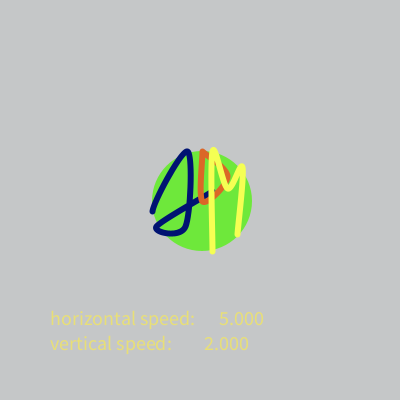
Frame 1 (no input)
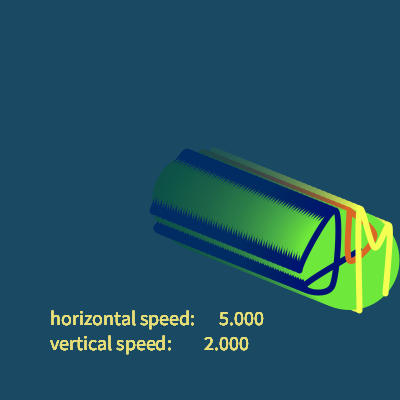
Frame 60 (the mouse pressed at the canvas centre just before this capture)
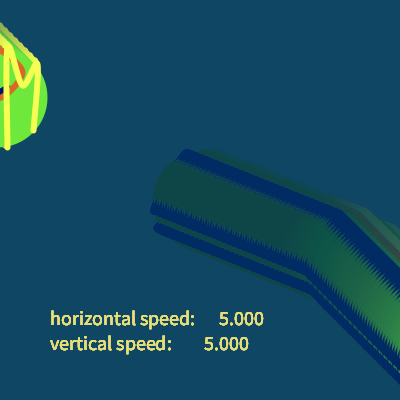
Frame 120 (the mouse held since frame 60 and released just before this capture)

The Processing sketch that drew these frames (run headless with seeded random() and noise(); from frame 60 on, the mouse is pressed at the canvas centre):

// Processing sketch: processing_38681
// ── processing_38681.pde

//homework7
//copyright Joel McCullough Pittsburgh PA 15221
//instructions:
//move cursor to manipulate the shape movement
//press any key to resest
float x,y,dia, deltaX,deltaY,velocityX,velocityY,distanceX,distanceY;
color col;
void setup()
{
  size(400,400);
  x = width/2;
  y = height/2;
  deltaX=4;
  deltaY=2;
  col = color(0,62,74,9);
  dia=100;
  noCursor();
  strokeWeight(6);
   
}
 
void draw()
{
  prepScreen();
  moveCircle();
  drawCircle();  
  printtext();
}
void reset()//reset the motion
{
  if(keyPressed == true)
  {
    x=width/2;
    y=height/2;
    deltaX=0;
    deltaY=0;
  }
   
}
void showVelocity()//calculate the velocity
{
  velocityX = deltaX;
  velocityY = deltaY;
   
  distanceX= dist(x,y,width,y);
  distanceY= dist(x,y,x,height);
   
    text( velocityX ,215,325);
    text( velocityY,200,350);
   
  
}
void printtext()
{
  fill(232,223,119);
  textSize(20);
  text("vertical speed:",width*1/8,height*7/8);
  text("horizontal speed:",width*1/8,height*13/16);
  showVelocity();
  reset();
   
}
 
 void initials()
{
   
  noFill();
   
//initials vectors
  beginShape();
    //j
      stroke(0,19,114);
      curveVertex(x-dia/5,y+dia/10);//1
      curveVertex(x-dia/2,y+dia/10);//1
      curveVertex(x-dia/7,y-dia/2);//4
      curveVertex(x-dia/6,y+dia/4);//5
      curveVertex(x-dia/2.2,y+dia/4);//3
      curveVertex(x+dia/10,y-dia/10);//2
      curveVertex(x+dia/10,y-dia/10);//2
      
  endShape(); 
   
  beginShape();
     //d
     stroke(219,103,39);
     curveVertex(x,y-dia/2);
     curveVertex(x,y-dia/2);
     curveVertex(x,y);
     curveVertex(x+dia/4,y-dia/4);
     curveVertex(x,y-dia/2);
     curveVertex(x,y-dia/2);
  endShape();
 
 
  beginShape();
      //m
    stroke(245,255,83);
      curveVertex(x+dia/2.8,y+dia/3);//2
      curveVertex(x+dia/2.8,y+dia/3);//2
      curveVertex(x+dia/2.5,y-dia/3);//1
     curveVertex(x+dia/4,y-dia/8);//5
     curveVertex(x+dia/10,y-dia/2);//4
     curveVertex(x+dia/10,y+dia/2);//3
     curveVertex(x+dia/10,y+dia/2);//3
  endShape();
   
}
 
void changedir()
{
  //y direction change
  if(pmouseY>height/2)
  {
      deltaY=-deltaY;
  }
   
  //x direction change
  if(pmouseX> width/2)
  {
      deltaX=-deltaX;
  }
}
 
 
void accelX()
{
  if(pmouseX>width/2)
  {
      deltaX= pmouseX/width+10;
  }
  else
  {
     
      deltaX=5;
  }
}
void accelY()
{
  if(pmouseY>height/2)
  {
    if(pmouseY>height*3/4)
    {
      deltaY= pmouseY/height*2+12;
    }
      else
        {
          deltaY= pmouseY/height+8;
        }
   }
   
  else
  {
    if(pmouseY<height/4)
    {
        deltaY=pmouseY/height*.4+2;
    }
    else
    {
        deltaY=pmouseY/height*.4+5;
    } 
  }
}
  
  
void moveCircle()
{
  x = x + deltaX/2;
  y = y +deltaY/2;
  //too far right://going to the right and down
  if(x > width+dia/2)
  {
      x = -dia/2;
      y=y+50;
  }
  //too far left://going to the left and up
  if(x < -dia/2)
  {
     x = width+dia/2;
     y = y-50;
  }
  if(y >height)
  {
      y=dia/2;
  } 
  else if (y<0)
  {
      y=height;
  }
  accelX();
  accelY();
  changedir();
}
 
void drawCircle()
{
  fill(110,232,59);
  noStroke();
  ellipse(x,y,dia,dia);
  stroke(0);
  initials();
}
void prepScreen()
{
  noStroke();
  fill(col);
  rect(0,0,width,height);
}
